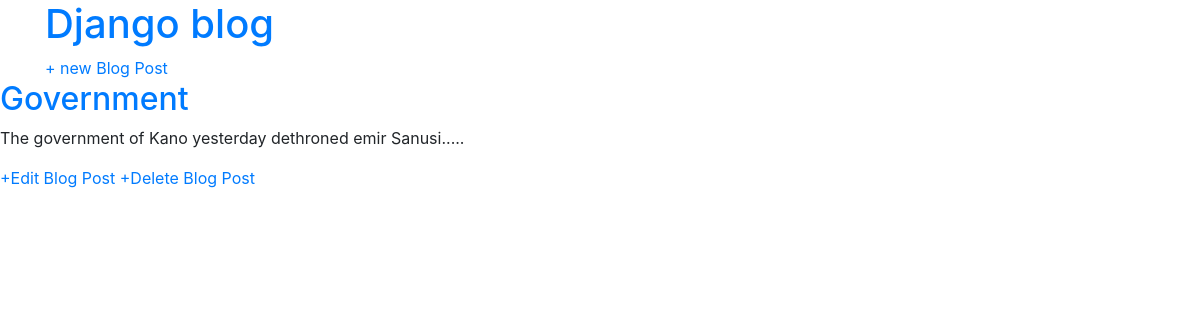
The page /detail/2/ on the database its author committed.
### blog/models.py (models this page shows, shortened)
class Post(models.Model):
    title = models.CharField(max_length=200)
    author = models.ForeignKey('auth.User', on_delete = models.CASCADE)
    body = models.TextField()

### blog/views.py (the view)
# urls.py: path('detail/<int:pk>/', PostDetailView.as_view(), name= 'detail'),
class PostDetailView(DetailView):
    template_name = 'detail.html'
    model = Post
    context_object_name = 'details'

### templates/detail.html (shortened to what this page needs)
{% extends 'base.html' %}
{%block content %}
<a href="{% url 'home' %}"><h2>{{details.title}}</h2></a>
<p>{{details.body}}</p>
<a href="{% url 'post_edit' details.pk %}">+Edit Blog Post</a>
<a href="{% url 'post_delete' details.pk %}">+Delete Blog Post</a>
{%endblock %}

### rows shown on the page
Post: title "Government", body "The government of Kano yesterday dethroned emir Sanusi....."
